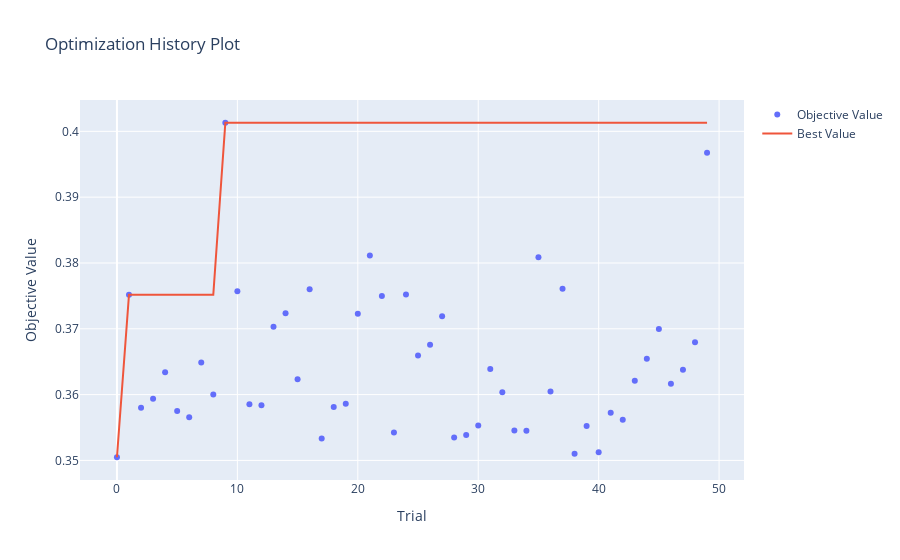
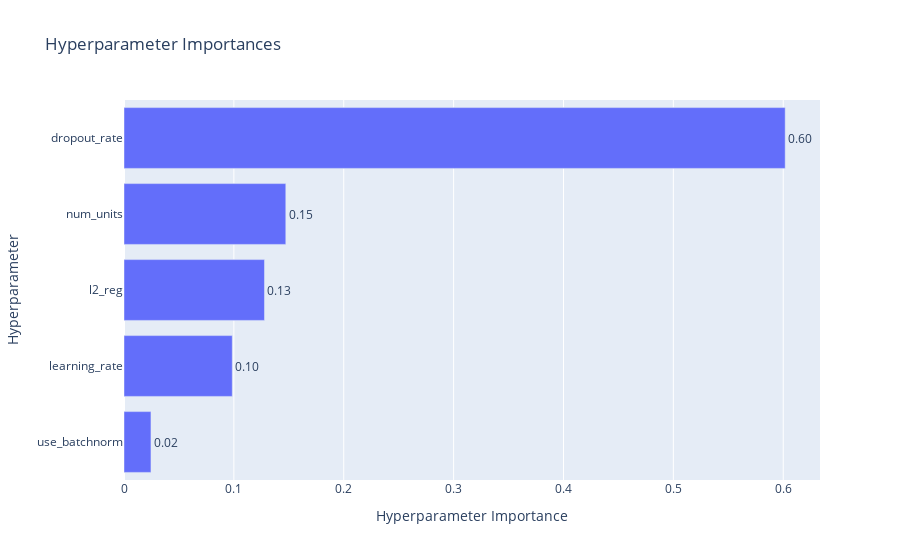
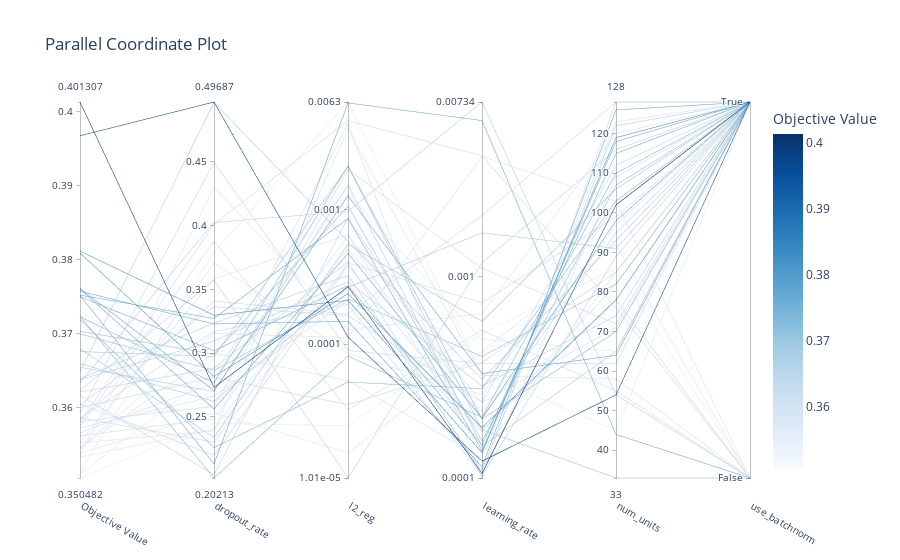
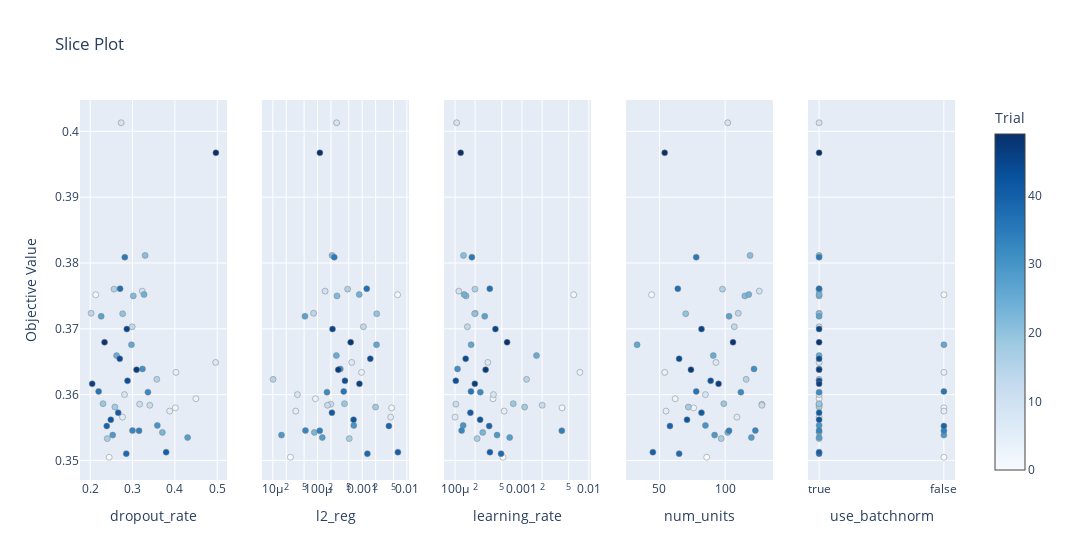

Notebook source saved alongside these figures, in order:
### Code cell
# 1) Histoire de l'optimisation
plot_optimization_history(study).show()

# 2) Importance des hyperparamètres
plot_param_importances(study).show()

# 3) Coordonnées parallèles (interactions entre paramètres)
plot_parallel_coordinate(study).show()

# 4) Visualisation slice
plot_slice(study).show()
